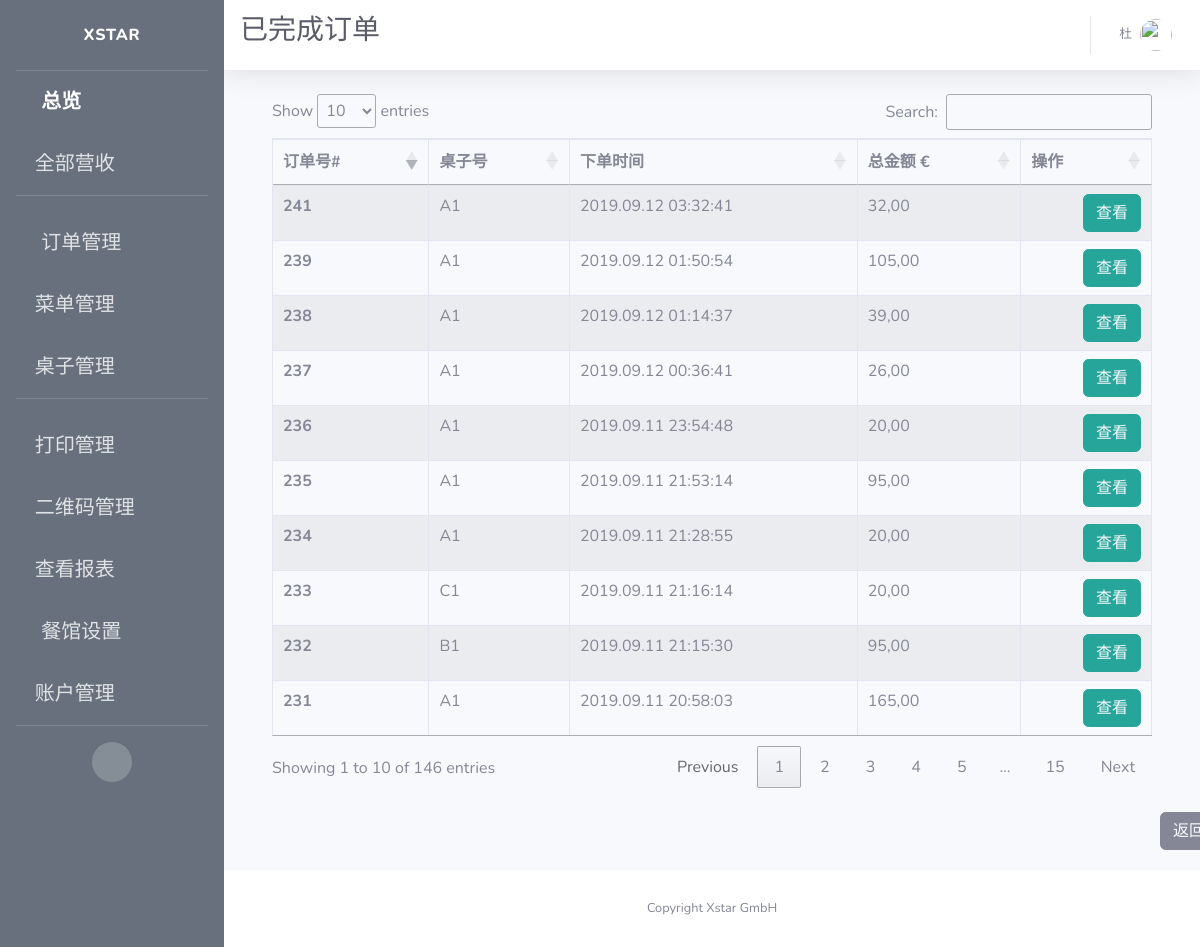
The app's page /admin/view/paid/alacarte/orders (signed in), older data.
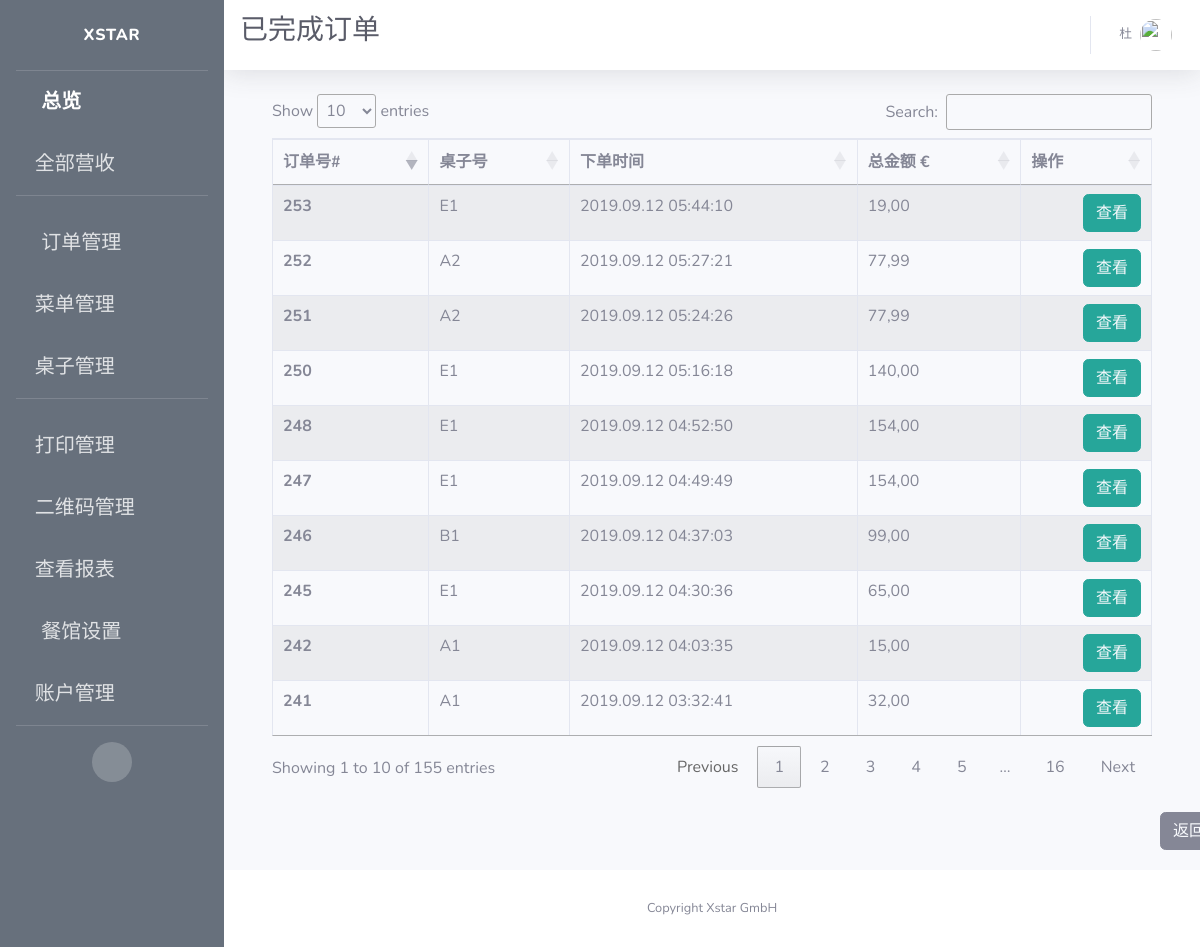
The same page, newer data.
### app/models.py (models this page shows)
class Order(db.Model):
    id = db.Column(db.Integer, primary_key=True, unique=True, index=True)
    totalPrice = db.Column(db.Float, unique=False)
    orderNumber = db.Column(db.String(200), unique=True)
    timeCreated = db.Column(db.DateTime, default=datetime.utcnow)
    isPaid = db.Column(db.Boolean, default=False)
    isReady = db.Column(db.Boolean, default=False)
    isPickedUp = db.Column(db.Boolean, default=False)
    items = db.Column(db.String(1500))
    pay_via = db.Column(db.String(100))
    type = db.Column(db.String(100))
    container = db.Column(db.String(300))
    mealPrinted = db.Column(db.Boolean, default=False)
    printed = db.Column(db.Boolean, default=False)
    settleTime = db.Column(db.DateTime)
    settleID = db.Column(db.String(500))
    table_name = db.Column(db.String(500))
    seat_number = db.Column(db.String(500))
    isCancelled = db.Column(db.Boolean(), default=False)
    dishes = db.Column(db.String(1500))
    discount = db.Column(db.Float)
    discount_rate = db.Column(db.Float)
    subtype = db.Column(db.String(500))

### app/routes.py (the view)
@app.route('/admin/view/paid/alacarte/orders')
@login_required
def admin_view_paid_alacarte_orders():
    orders = db.session.query(Order).filter(
        Order.type == "In",
        Order.isPaid == True).all()
    cur_orders = orders
    items = {order.id: json.loads(order.items) for order in cur_orders}
    context = dict(open_orders=cur_orders,
                   items=items,
                   title=u"已完成订单",
                   referrer=request.headers.get('Referer'),
                   company_name=company_info.get('company_name'),
                   datetime_format=datetime_format,
                   formatter=formatter)
    return render_template("admin_view_paid_alacarte_orders.html", **context)

### app/models.py (called while the page is built)
@login.user_loader
def load_user(id):
    return User.query.get(int(id))

### app/utilities.py (called while the page is built)
def formatter(number):
    if number == 0:
        number = '{:.2f}'.format(round(number, 2))
        number = number.replace(".", ",")
        return number
    number = format_decimal(round(float(number), 2), locale="de_DE")
    if len(number.split(",")) == 1:
        number = number + ",00"
        return number
    if len(number.split(",")[1]) == 1:
        number = number + "0"
        return number
    return number

### app/templates/admin_view_paid_alacarte_orders.html (shortened to what this page needs)
{% extends 'base.html' %}
{% block css %}
<link rel="stylesheet" type="text/css" href="https://cdn.datatables.net/1.10.19/css/jquery.dataTables.css">
<link rel="stylesheet" type="text/css" href="https://cdnjs.cloudflare.com/ajax/libs/twitter-bootstrap/4.1.3/css/bootstrap.css">
<link rel="stylesheet" type="text/css" href="https://cdn.datatables.net/1.10.19/css/dataTables.bootstrap4.min.css">
{% endblock %}
{% block title %}
<h1 class="h3 mb-2 text-gray-800">{{title}}</h1>
{% endblock %}
{% block content %}
<div class="container">
  <div class="row">
    <div class="col-sm-12">
      <table id="example" class="table table-striped table-bordered">
        <thead>
          <tr>
            <th scope="col">订单号#</th>
            <th scope="col">桌子号</th>
            <th scope="col">下单时间</th>
            <th scope="col">总金额 €</th>
            <th scope="col">操作</th>
          </tr>
        </thead>
        <tbody>
          {% for order in open_orders %}
          <tr>
            <th scope="row">{{order.id}}</th>
            <td>{{ order.table_name }}</td>
            <td>{{ order.timeCreated.strftime(datetime_format) }}</td>
            <td>{{ formatter(order.totalPrice) }}</td>
            <td style="text-align:right">
              <span>
                <button type="button" class="btn btn-info" style="border-color:#26a69a; background-color:#26a69a;">
                  <a href={{ url_for('admin_alacarte_order_edit', order_id=order.id) }} style="color: rgb(247, 249, 252)">
                    查看
                  </a>
                </button>
              </span>
            </td>
          </tr>
          {% endfor %}
        </tbody>
      </table>
    </div>
  </div>
</div>
<br>
<button type="button" class="btn btn-secondary" id="back">
  <a style="color: rgb(247, 249, 252)" href={{ referrer }} >
    返回
  </a>
</button>
{% endblock %}

Row changes from the older to the newer data that the page shows:
no longer on this page (row unchanged): Order: id "231", table_name "A1", timeCreated "2019.09.11 20:58:03", totalPrice "165,00"
no longer on this page (row unchanged): Order: id "232", table_name "B1", timeCreated "2019.09.11 21:15:30", totalPrice "95,00"
no longer on this page (row unchanged): Order: id "233", table_name "C1", timeCreated "2019.09.11 21:16:14", totalPrice "20,00"
no longer on this page (row unchanged): Order: id "234", table_name "A1", timeCreated "2019.09.11 21:28:55", totalPrice "20,00"
no longer on this page (row unchanged): Order: id "235", table_name "A1", timeCreated "2019.09.11 21:53:14", totalPrice "95,00"
no longer on this page (row unchanged): Order: id "236", table_name "A1", timeCreated "2019.09.11 23:54:48", totalPrice "20,00"
no longer on this page (row unchanged): Order: id "237", table_name "A1", timeCreated "2019.09.12 00:36:41", totalPrice "26,00"
no longer on this page (row unchanged): Order: id "238", table_name "A1", timeCreated "2019.09.12 01:14:37", totalPrice "39,00"
no longer on this page (row unchanged): Order: id "239", table_name "A1", timeCreated "2019.09.12 01:50:54", totalPrice "105,00"
added Order: id "242", table_name "A1", timeCreated "2019.09.12 04:03:35", totalPrice "15,00"
added Order: id "245", table_name "E1", timeCreated "2019.09.12 04:30:36", totalPrice "65,00"
added Order: id "246", table_name "B1", timeCreated "2019.09.12 04:37:03", totalPrice "99,00"
added Order: id "247", table_name "E1", timeCreated "2019.09.12 04:49:49", totalPrice "154,00"
added Order: id "248", table_name "E1", timeCreated "2019.09.12 04:52:50", totalPrice "154,00"
added Order: id "250", table_name "E1", timeCreated "2019.09.12 05:16:18", totalPrice "140,00"
added Order: id "251", table_name "A2", timeCreated "2019.09.12 05:24:26", totalPrice "77,99"
added Order: id "252", table_name "A2", timeCreated "2019.09.12 05:27:21", totalPrice "77,99"
added Order: id "253", table_name "E1", timeCreated "2019.09.12 05:44:10", totalPrice "19,00"
Text that changed along with them:
text written by a page script: "Show entries Search: Showing 1 to 10 of 146 entries Previous 1 2 3 4 5 … 15 Next" → "Show entries Search: Showing 1 to 10 of 155 entries Previous 1 2 3 4 5 … 16 Next"
